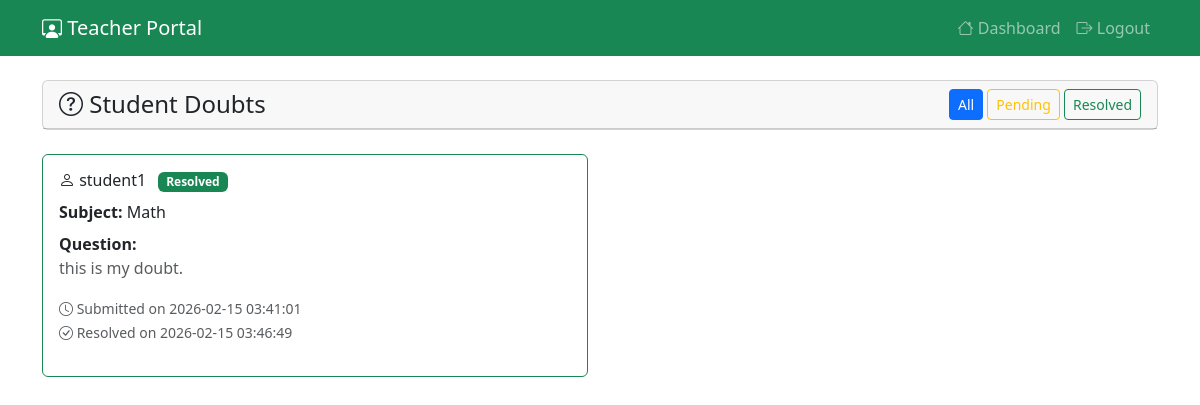
Screenshot of /teacher/doubts (signed in) with the database file from the repository.
### tables this page shows
CREATE TABLE doubts (
    id INTEGER PRIMARY KEY AUTOINCREMENT,
    student_id INTEGER,
    status TEXT DEFAULT 'open',
    created_at TIMESTAMP DEFAULT CURRENT_TIMESTAMP,
    subject TEXT,
    doubt_text TEXT,
    submitted_on TIMESTAMP DEFAULT CURRENT_TIMESTAMP,
    resolved_on DATETIME,
    resolved_by INTEGER
);

CREATE TABLE users (
    id INTEGER PRIMARY KEY AUTOINCREMENT,
    username TEXT UNIQUE NOT NULL,
    password TEXT NOT NULL,
    role TEXT NOT NULL DEFAULT 'student',
    name TEXT,
    email TEXT,
    phone TEXT,
    address TEXT,
    created_by INTEGER,
    updated_by INTEGER,
    updated_on DATETIME,
    created_on DATETIME
);

### routes/teacher.py (the view)
@teacher_bp.route('/doubts')
def doubts():
    if 'role' not in session or session['role'] != 'teacher':
        return redirect(url_for('auth.login'))
    teacher_id = session.get('user_id')
    conn = get_db()
    cur = conn.cursor()
    try:
        filter_status = request.args.get('filter', '')
        base_query = '''
            SELECT d.id, d.student_id, d.subject, d.doubt_text, d.status,
                   d.submitted_on, d.resolved_on, d.resolved_by,
                   u.username as student_name
            FROM doubts d
            JOIN users u ON d.student_id = u.id
            JOIN student_class_map scm ON u.id = scm.student_id
            JOIN teacher_class_map tcm ON scm.class_id = tcm.class_id
            WHERE tcm.teacher_id = ?
        '''
        params = [teacher_id]
        if filter_status == 'pending':
            base_query += " AND d.status = 'open'"
        elif filter_status == 'resolved':
            base_query += " AND d.status = 'resolved'"
        base_query += " ORDER BY d.submitted_on DESC"
        cur.execute(base_query, params)
        doubts_data = cur.fetchall()
        doubts = []
        for row in doubts_data:
            doubt = {
                'id': row[0],
                'student_id': row[1],
                'subject': row[2],
                'doubt_text': row[3],
                'status': row[4],
                'submitted_on': row[5],
                'resolved_on': row[6],
                'resolved_by': row[7],
                'student_name': row[8]
            }
            doubts.append(doubt)
        cur.execute('''
            SELECT COUNT(*) as total,
                   SUM(CASE WHEN d.status = 'open' THEN 1 ELSE 0 END) as pending,
                   SUM(CASE WHEN d.status = 'resolved' THEN 1 ELSE 0 END) as resolved
            FROM doubts d
            JOIN users u ON d.student_id = u.id
            JOIN student_class_map scm ON u.id = scm.student_id
            JOIN teacher_class_map tcm ON scm.class_id = tcm.class_id
            WHERE tcm.teacher_id = ?
        ''', (teacher_id,))
        stats = cur.fetchone()
        doubt_stats = {
            'total': stats[0] or 0,
            'pending': stats[1] or 0,
            'resolved': stats[2] or 0
        }
        return render_template('teacher/doubts.html',
                             doubts=doubts,
                             doubt_stats=doubt_stats,
                             filter_status=filter_status)
    except Exception as e:
        flash(f'Error loading doubts: {str(e)}', 'error')
        return render_template('teacher/doubts.html',
                             doubts=[],
                             doubt_stats={'total': 0, 'pending': 0, 'resolved': 0},
                             filter_status='')
    finally:
        conn.close()

### routes/teacher.py (called while the page is built)
def get_db():
    return sqlite3.connect('users.db')

### templates/teacher/doubts.html (shortened to what this page needs)
<!DOCTYPE html>
<html lang="en">
<head>
    <link href="https://cdn.jsdelivr.net/npm/bootstrap@5.3.0/dist/css/bootstrap.min.css" rel="stylesheet">
    <link href="https://cdn.jsdelivr.net/npm/bootstrap-icons@1.10.0/font/bootstrap-icons.css" rel="stylesheet">
</head>
<body>
    <nav class="navbar navbar-expand-lg navbar-dark bg-success">
        <div class="container">
            <a class="navbar-brand" href="{{ url_for('teacher.dashboard') }}">
                <i class="bi bi-person-workspace"></i> Teacher Portal
            </a>
            <div class="navbar-nav ms-auto">
                <a class="nav-link" href="{{ url_for('teacher.dashboard') }}">
                    <i class="bi bi-house"></i> Dashboard
                </a>
                <a class="nav-link" href="{{ url_for('auth.logout') }}">
                    <i class="bi bi-box-arrow-right"></i> Logout
                </a>
            </div>
        </div>
    </nav>
    <div class="container mt-4">
        <div class="row mb-4">
            <div class="col-12">
                <div class="card">
                    <div class="card-header d-flex justify-content-between align-items-center">
                        <h4 class="mb-0">
                            <i class="bi bi-question-circle"></i> Student Doubts
                        </h4>
                        <div>
                            <a href="{{ url_for('teacher.doubts') }}" class="btn {{ 'btn-primary' if filter_status == '' else 'btn-outline-primary' }} btn-sm">
                                All
                            </a>
                            <a href="{{ url_for('teacher.doubts', filter='pending') }}" class="btn {{ 'btn-warning' if filter_status == 'pending' else 'btn-outline-warning' }} btn-sm">
                                Pending
                            </a>
                            <a href="{{ url_for('teacher.doubts', filter='resolved') }}" class="btn {{ 'btn-success' if filter_status == 'resolved' else 'btn-outline-success' }} btn-sm">
                                Resolved
                            </a>
                        </div>
                    </div>
                </div>
            </div>
        </div>
        <div class="row">
            {% if doubts %}
                {% for doubt in doubts %}
                <div class="col-md-6 mb-3">
                    <div class="card {% if doubt.status == 'open' %}border-warning{% else %}border-success{% endif %}">
                        <div class="card-body">
                            <h6 class="card-title">
                                <i class="bi bi-person"></i> {{ doubt.student_name }}
                                <span class="badge {% if doubt.status == 'open' %}bg-warning text-dark{% else %}bg-success{% endif %} ms-2">
                                    {{ doubt.status.title() }}
                                </span>
                            </h6>
                            <div class="mb-2">
                                <strong>Subject:</strong> {{ doubt.subject }}
                            </div>
                            <div class="mb-3">
                                <strong>Question:</strong>
                                <p class="text-muted">{{ doubt.doubt_text }}</p>
                            </div>
                            <div class="mb-3">
                                <small class="text-muted">
                                    <i class="bi bi-clock"></i> Submitted on {{ doubt.submitted_on }}
                                    {% if doubt.resolved_on %}
                                    <br><i class="bi bi-check-circle"></i> Resolved on {{ doubt.resolved_on }}
                                    {% endif %}
                                </small>
                            </div>
                        </div>
                    </div>
                </div>
                {% endfor %}
            {% endif %}
        </div>
    </div>
</body>
</html>

### rows the page displays
doubts: student_name "student1", status "Resolved", subject "Math", doubt_text "this is my doubt.", submitted_on "2026-02-15 03:41:01", resolved_on "2026-02-15 03:46:49"
